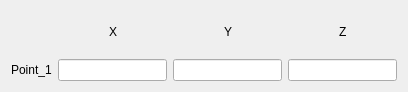
<?xml version="1.0" encoding="UTF-8"?>
<ui version="4.0">
 <class>Form</class>
 <widget class="QWidget" name="Form">
  <property name="geometry">
   <rect>
    <x>0</x>
    <y>0</y>
    <width>408</width>
    <height>92</height>
   </rect>
  </property>
  <property name="windowTitle">
   <string>Form</string>
  </property>
  <layout class="QVBoxLayout" name="verticalLayout">
   <item>
    <layout class="QGridLayout" name="gridLayout">
     <item row="0" column="7">
      <spacer name="horizontalSpacer_5">
       <property name="orientation">
        <enum>Qt::Horizontal</enum>
       </property>
       <property name="sizeHint" stdset="0">
        <size>
         <width>40</width>
         <height>20</height>
        </size>
       </property>
      </spacer>
     </item>
     <item row="0" column="9">
      <spacer name="horizontalSpacer_6">
       <property name="orientation">
        <enum>Qt::Horizontal</enum>
       </property>
       <property name="sizeHint" stdset="0">
        <size>
         <width>40</width>
         <height>20</height>
        </size>
       </property>
      </spacer>
     </item>
     <item row="0" column="3">
      <spacer name="horizontalSpacer_2">
       <property name="orientation">
        <enum>Qt::Horizontal</enum>
       </property>
       <property name="sizeHint" stdset="0">
        <size>
         <width>40</width>
         <height>20</height>
        </size>
       </property>
      </spacer>
     </item>
     <item row="0" column="5">
      <widget class="QLabel" name="label_y2">
       <property name="text">
        <string>Y</string>
       </property>
      </widget>
     </item>
     <item row="1" column="1" colspan="3">
      <widget class="QLineEdit" name="lineEdit_point1x"/>
     </item>
     <item row="0" column="8">
      <widget class="QLabel" name="label_z2">
       <property name="text">
        <string>Z</string>
       </property>
      </widget>
     </item>
     <item row="0" column="2">
      <widget class="QLabel" name="label_x2">
       <property name="text">
        <string>X</string>
       </property>
      </widget>
     </item>
     <item row="1" column="4" colspan="3">
      <widget class="QLineEdit" name="lineEdit_point1y"/>
     </item>
     <item row="0" column="6">
      <spacer name="horizontalSpacer_4">
       <property name="orientation">
        <enum>Qt::Horizontal</enum>
       </property>
       <property name="sizeHint" stdset="0">
        <size>
         <width>40</width>
         <height>20</height>
        </size>
       </property>
      </spacer>
     </item>
     <item row="1" column="0">
      <widget class="QLabel" name="label">
       <property name="text">
        <string>Point_1</string>
       </property>
      </widget>
     </item>
     <item row="0" column="4">
      <spacer name="horizontalSpacer_3">
       <property name="orientation">
        <enum>Qt::Horizontal</enum>
       </property>
       <property name="sizeHint" stdset="0">
        <size>
         <width>40</width>
         <height>20</height>
        </size>
       </property>
      </spacer>
     </item>
     <item row="1" column="7" colspan="3">
      <widget class="QLineEdit" name="lineEdit_point1z"/>
     </item>
     <item row="0" column="1">
      <spacer name="horizontalSpacer">
       <property name="orientation">
        <enum>Qt::Horizontal</enum>
       </property>
       <property name="sizeHint" stdset="0">
        <size>
         <width>40</width>
         <height>20</height>
        </size>
       </property>
      </spacer>
     </item>
    </layout>
   </item>
  </layout>
 </widget>
 <resources/>
 <connections/>
</ui>
